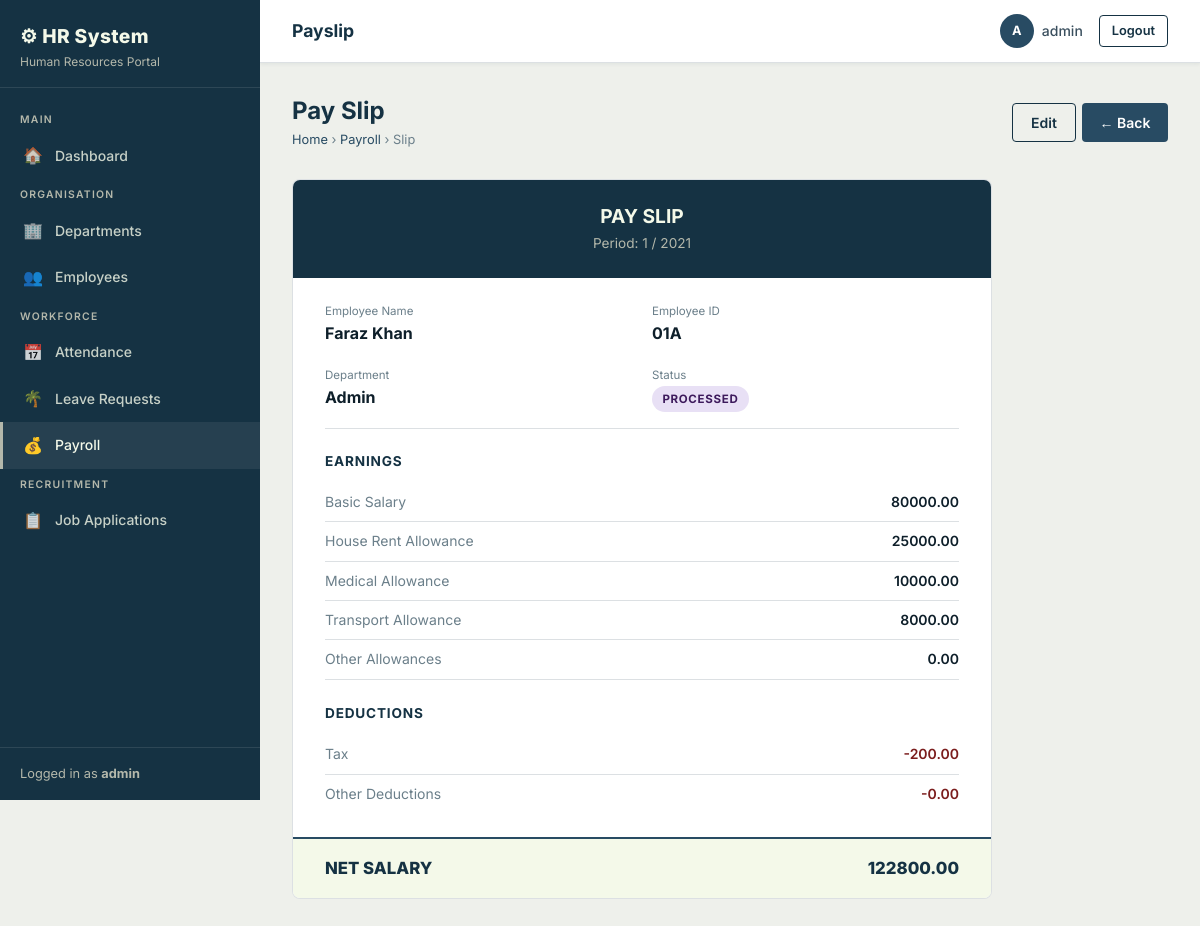
Page /payroll/1/ (signed in) on the earlier database version.
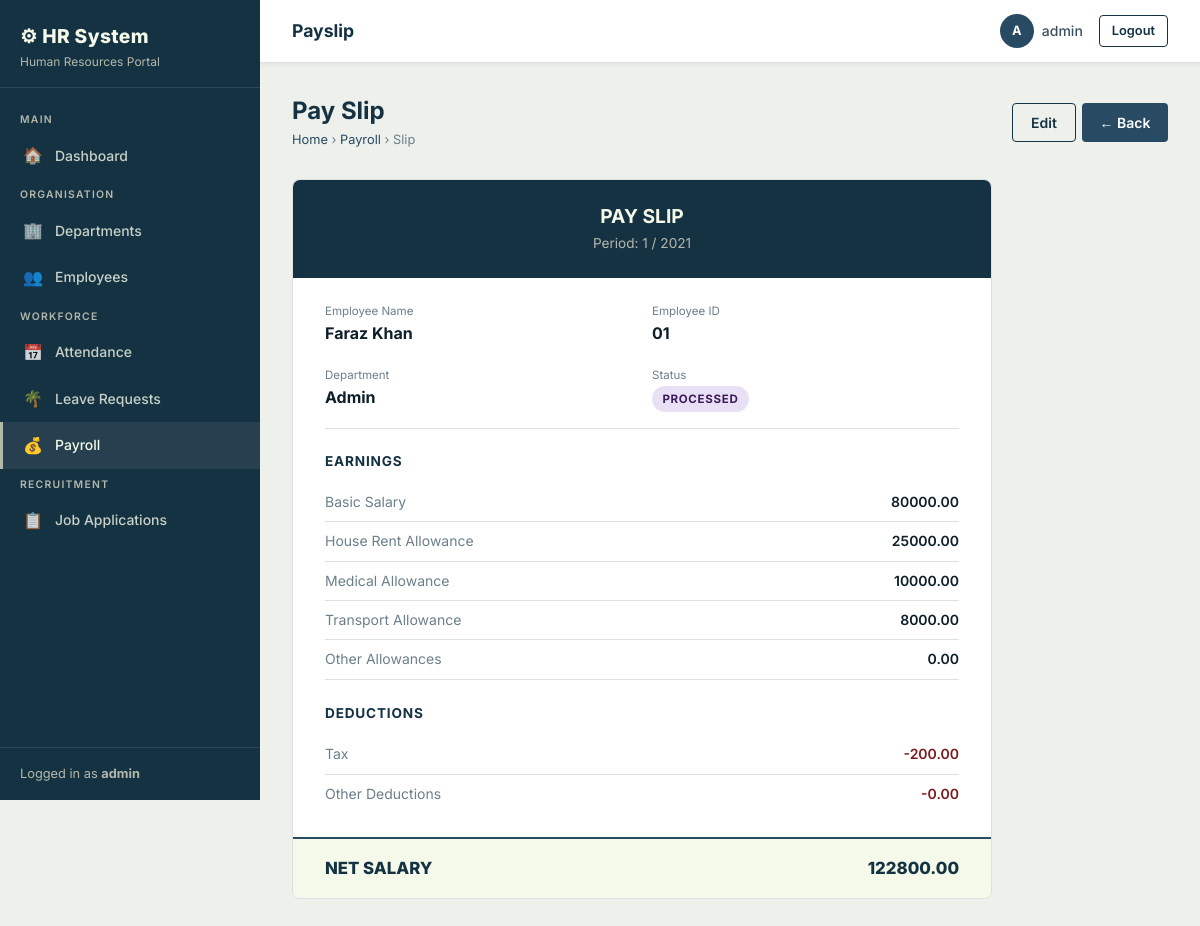
Same page on the later database version.
### employees/models.py (models this page shows, shortened)
class Payroll(models.Model):
    STATUS_CHOICES = [('draft', 'Draft'), ('processed', 'Processed'), ('paid', 'Paid')]
    employee = models.ForeignKey(Employee, on_delete=models.CASCADE, related_name='payrolls')
    month = models.IntegerField()
    year = models.IntegerField()
    basic_salary = models.DecimalField(max_digits=12, decimal_places=2)
    house_rent = models.DecimalField(max_digits=10, decimal_places=2, default=0)
    medical_allowance = models.DecimalField(max_digits=10, decimal_places=2, default=0)
    transport_allowance = models.DecimalField(max_digits=10, decimal_places=2, default=0)
    other_allowances = models.DecimalField(max_digits=10, decimal_places=2, default=0)
    tax_deduction = models.DecimalField(max_digits=10, decimal_places=2, default=0)
    other_deductions = models.DecimalField(max_digits=10, decimal_places=2, default=0)
    status = models.CharField(max_length=10, choices=STATUS_CHOICES, default='draft')
    processed_on = models.DateTimeField(null=True, blank=True)
    notes = models.TextField(blank=True)
    class Meta:
        unique_together = ('employee', 'month', 'year')
        ordering = ['-year', '-month']
    def gross_salary(self):
        return (self.basic_salary + self.house_rent + self.medical_allowance +
                self.transport_allowance + self.other_allowances)
    def total_deductions(self):
        return self.tax_deduction + self.other_deductions
    def net_salary(self):
        return self.gross_salary() - self.total_deductions()

class Employee(models.Model):
    GENDER_CHOICES = [('M', 'Male'), ('F', 'Female'), ('O', 'Other')]
    STATUS_CHOICES = [('active', 'Active'), ('inactive', 'Inactive'), ('on_leave', 'On Leave')]
    user = models.OneToOneField(User, on_delete=models.CASCADE, null=True, blank=True)
    employee_id = models.CharField(max_length=20, unique=True)
    first_name = models.CharField(max_length=100)
    last_name = models.CharField(max_length=100)
    email = models.EmailField(unique=True)
    phone = models.CharField(max_length=20, blank=True)
    gender = models.CharField(max_length=1, choices=GENDER_CHOICES, blank=True)
    date_of_birth = models.DateField(null=True, blank=True)
    address = models.TextField(blank=True)
    department = models.ForeignKey(Department, on_delete=models.SET_NULL, null=True, blank=True, related_name='employees')
    designation = models.CharField(max_length=100, blank=True)
    date_joined = models.DateField()
    status = models.CharField(max_length=10, choices=STATUS_CHOICES, default='active')
    created_at = models.DateTimeField(auto_now_add=True)
    def full_name(self):
        return f"{self.first_name} {self.last_name}"

class Department(models.Model):
    name = models.CharField(max_length=100)
    code = models.CharField(max_length=10, unique=True)
    description = models.TextField(blank=True)
    manager = models.ForeignKey(
        'Employee', null=True, blank=True,
        on_delete=models.SET_NULL, related_name='managed_departments'
    )
    created_at = models.DateTimeField(auto_now_add=True)

### employees/views.py (the view)
# urls.py: path('payroll/<int:pk>/', views.payroll_detail, name='payroll_detail'),
@login_required
def payroll_detail(request, pk):
    payroll = get_object_or_404(Payroll, pk=pk)
    return render(request, 'employees/payroll_detail.html', {'payroll': payroll})

### employees/templates/employees/payroll_detail.html (shortened to what this page needs)
{% extends 'employees/base.html' %}
{% block page_title %}Payslip{% endblock %}
{% block content %}
<div class="page-header">
  <div>
    <h2>Pay Slip</h2>
    <div class="breadcrumb"><a href="{% url 'dashboard' %}">Home</a> › <a href="{% url 'payroll_list' %}">Payroll</a> › Slip</div>
  </div>
  <div class="btn-group">
    <a href="{% url 'payroll_edit' payroll.pk %}" class="btn btn-outline">Edit</a>
    <a href="{% url 'payroll_list' %}" class="btn btn-secondary">← Back</a>
  </div>
</div>
<div class="payslip">
  <div class="payslip-header">
    <h2>PAY SLIP</h2>
    <p>Period: {{ payroll.month }} / {{ payroll.year }}</p>
  </div>
  <div class="payslip-body">
    <div class="row-2 grid-container" style="margin-bottom:1.5rem; padding-bottom:1rem; border-bottom:1px solid var(--border);">
      <div class="grid-item">
        <div class="text-xs text-muted">Employee Name</div>
        <div class="fw-bold">{{ payroll.employee.full_name }}</div>
      </div>
      <div class="grid-item">
        <div class="text-xs text-muted">Employee ID</div>
        <div class="fw-bold">{{ payroll.employee.employee_id }}</div>
      </div>
      <div class="grid-item">
        <div class="text-xs text-muted">Department</div>
        <div class="fw-bold">{{ payroll.employee.department.name|default:"—" }}</div>
      </div>
      <div class="grid-item">
        <div class="text-xs text-muted">Status</div>
        <span class="badge badge-{{ payroll.status }}">{{ payroll.get_status_display }}</span>
      </div>
    </div>
    <h4 class="text-navy" style="margin-bottom:0.75rem; font-size:0.85rem; text-transform:uppercase; letter-spacing:0.06em;">Earnings</h4>
    <div class="payslip-row"><span class="label">Basic Salary</span><span class="value">{{ payroll.basic_salary }}</span></div>
    <div class="payslip-row"><span class="label">House Rent Allowance</span><span class="value">{{ payroll.house_rent }}</span></div>
    <div class="payslip-row"><span class="label">Medical Allowance</span><span class="value">{{ payroll.medical_allowance }}</span></div>
    <div class="payslip-row"><span class="label">Transport Allowance</span><span class="value">{{ payroll.transport_allowance }}</span></div>
    <div class="payslip-row"><span class="label">Other Allowances</span><span class="value">{{ payroll.other_allowances }}</span></div>
    <br>
    <h4 class="text-navy" style="margin-bottom:0.75rem; font-size:0.85rem; text-transform:uppercase; letter-spacing:0.06em;">Deductions</h4>
    <div class="payslip-row"><span class="label">Tax</span><span class="value" style="color:var(--danger);">-{{ payroll.tax_deduction }}</span></div>
    <div class="payslip-row"><span class="label">Other Deductions</span><span class="value" style="color:var(--danger);">-{{ payroll.other_deductions }}</span></div>
  </div>
  <div class="payslip-total">
    <span>NET SALARY</span>
    <span>{{ payroll.net_salary }}</span>
  </div>
</div>
{% endblock %}

Differences in the rows shown:
changed through a linked row, Payroll "PROCESSED": employee.employee_id "01A" → "01"
